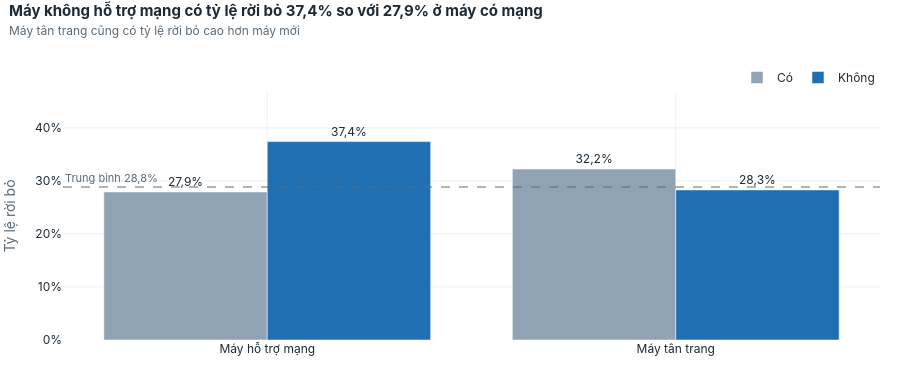

Write notebook code for a chart like this one.
### Markdown cell above
### C09 — Máy không hỗ trợ mạng hoặc máy tân trang có rời bỏ cao hơn?

### Code cell
show("C09_dac_diem_thiet_bi")

### Figure 1 — Plotly figure (JSON) as saved in the notebook; plotly's stock layout.template omitted (floating-point values rounded to 4 significant figures)
{"data": [{"customdata": [["45.970", "12.828", "27,9%"], ["7.066", "2.277", "32,2%"]], "hovertemplate": "<b>%{x}: Có</b><br>Số khách: %{customdata[0]}<br>Khách rời bỏ: %{customdata[1]}<br>Tỷ lệ rời bỏ: %{customdata[2]}<extra></extra>", "marker": {"color": "#8FA3B5"}, "name": "Có", "text": ["27,9%", "32,2%"], "textposition": "outside", "type": "bar", "x": ["Máy hỗ trợ mạng", "Máy tân trang"], "y": [0.2791, 0.3222]}, {"customdata": [["4.992", "1.867", "37,4%"], ["43.896", "12.418", "28,3%"]], "hovertemplate": "<b>%{x}: Không</b><br>Số khách: %{customdata[0]}<br>Khách rời bỏ: %{customdata[1]}<br>Tỷ lệ rời bỏ: %{customdata[2]}<extra></extra>", "marker": {"color": "#1F6FB2"}, "name": "Không", "text": ["37,4%", "28,3%"], "textposition": "outside", "type": "bar", "x": ["Máy hỗ trợ mạng", "Máy tân trang"], "y": [0.374, 0.2829]}], "layout": {"annotations": [{"font": {"color": "#5B6B78", "size": 11}, "showarrow": false, "text": "Trung bình 28,8%", "x": 0, "xanchor": "left", "xref": "x domain", "y": 0.2884, "yanchor": "bottom", "yref": "y"}], "barmode": "group", "font": {"color": "#1D2B36", "family": "Inter, Segoe UI, Arial, sans-serif", "size": 12}, "height": 380, "hoverlabel": {"bgcolor": "white", "font": {"color": "#1D2B36", "family": "Inter, Segoe UI, Arial, sans-serif"}}, "legend": {"orientation": "h", "title": {}, "x": 1, "xanchor": "right", "y": 1.0, "yanchor": "bottom"}, "margin": {"b": 40, "l": 10, "r": 20, "t": 92}, "paper_bgcolor": "white", "plot_bgcolor": "white", "separators": ",.", "shapes": [{"line": {"color": "#5B6B78", "dash": "dash", "width": 1}, "type": "line", "x0": 0, "x1": 1, "xref": "x domain", "y0": 0.2884, "y1": 0.2884, "yref": "y"}], "title": {"font": {"color": "#1D2B36", "size": 15}, "pad": {"t": 8}, "text": "<b>Máy không hỗ trợ mạng có tỷ lệ rời bỏ 37,4% so với 27,9% ở máy có mạng</b><br><span style='font-size:12px;color:#5B6B78'>Máy tân trang cũng có tỷ lệ rời bỏ cao hơn máy mới</span>", "x": 0.01, "xanchor": "left", "y": 0.98, "yanchor": "top"}, "xaxis": {"automargin": true, "gridcolor": "#EDF1F4", "title": {"font": {"color": "#5B6B78"}}, "zeroline": false}, "yaxis": {"automargin": true, "gridcolor": "#EDF1F4", "range": [0, 0.4675], "tickformat": ".0%", "title": {"font": {"color": "#5B6B78"}, "text": "Tỷ lệ rời bỏ"}, "zeroline": false}}}
